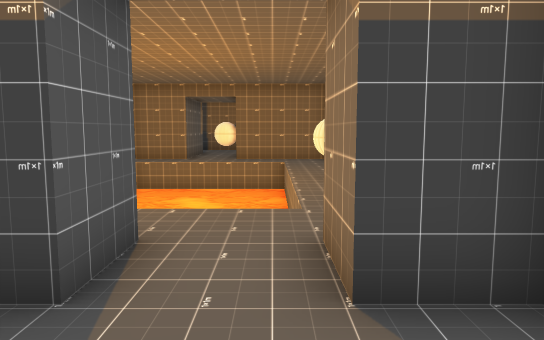
[1] (above)

20 first-person views from a walk through a 3-D level made in the Godot game engine. The camera is 1.2 m above the floor, tilts 6° down and sees 70° across. The floor is counted in squares, 1 m on a side. Each view is taken from the middle of a square. On the plan, view 1 faces up. The plan holds only what a view shows up to about 15 squares ahead; the rest is blank. The place goes on beyond the plan. Characters and animated objects are not drawn. Some surface patterns are stand-ins.

[2]
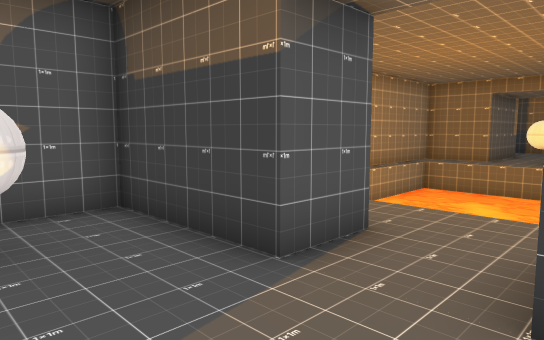

[3]
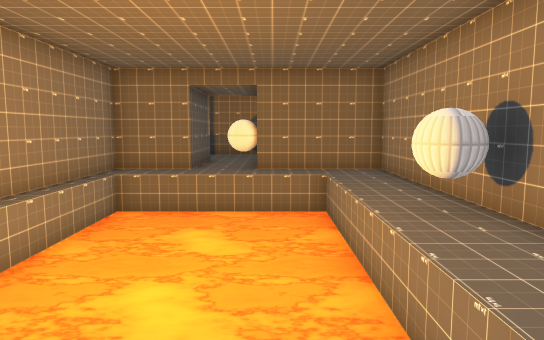

[4]
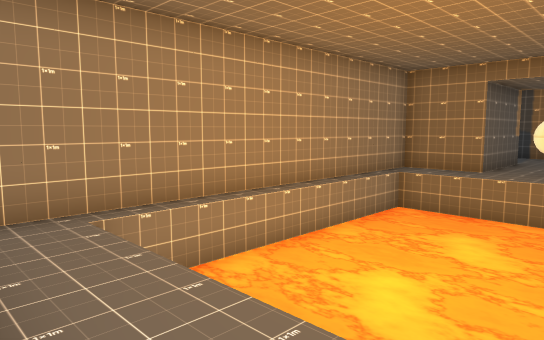

[5]
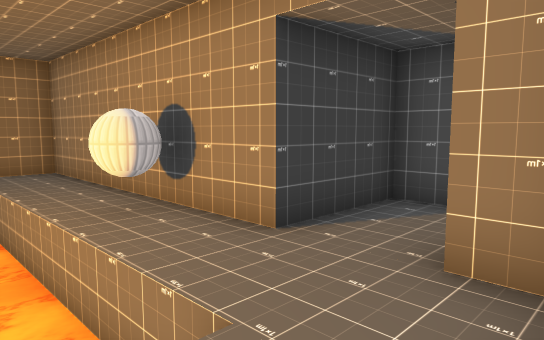

[6]
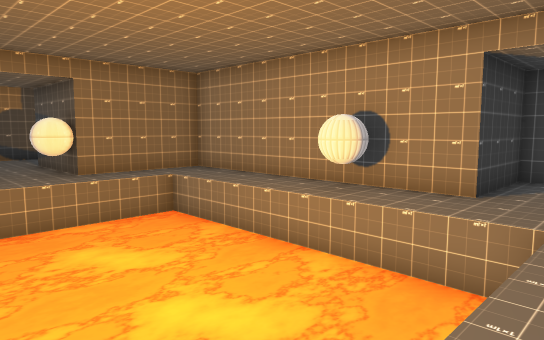

[7]
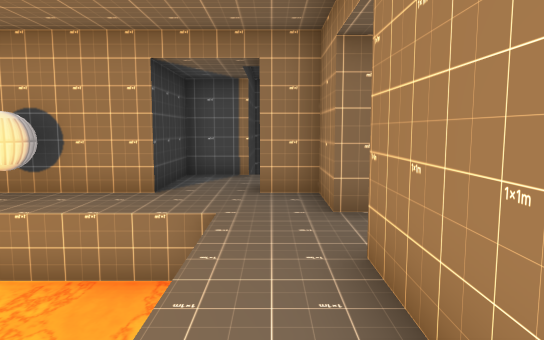

[8]
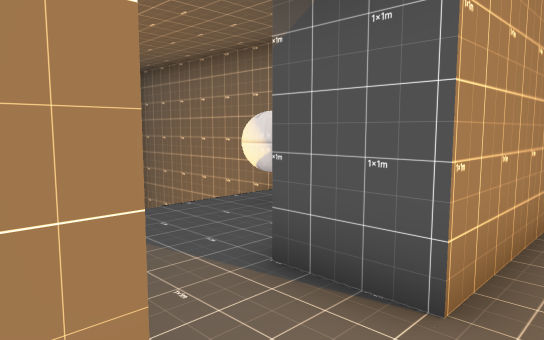

[9]
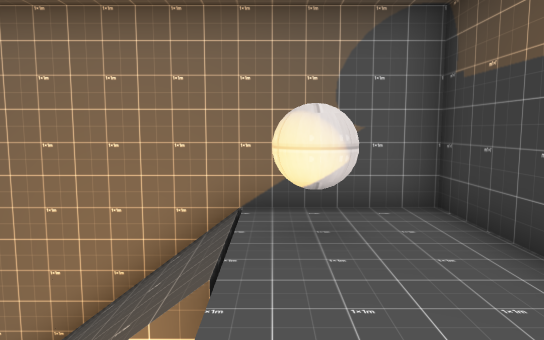

[10]
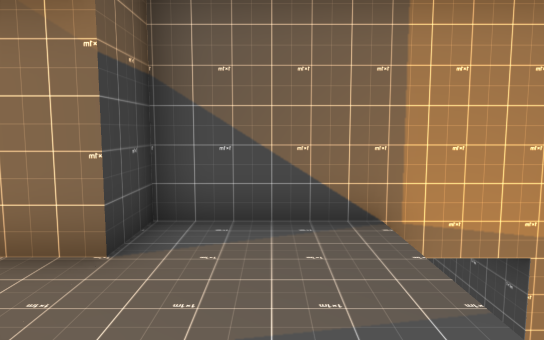

[11]
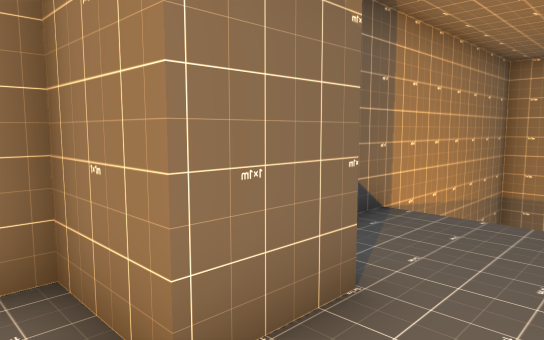

[12]
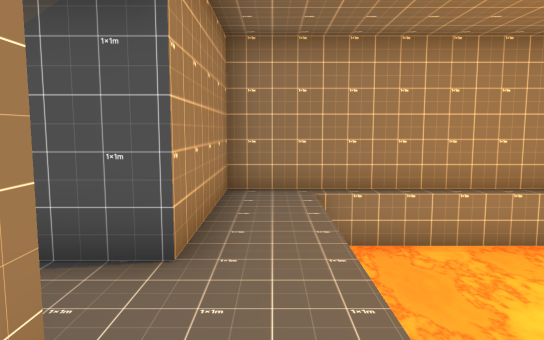

[13]
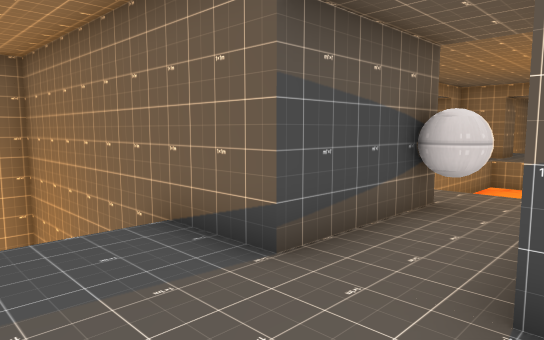

[14]
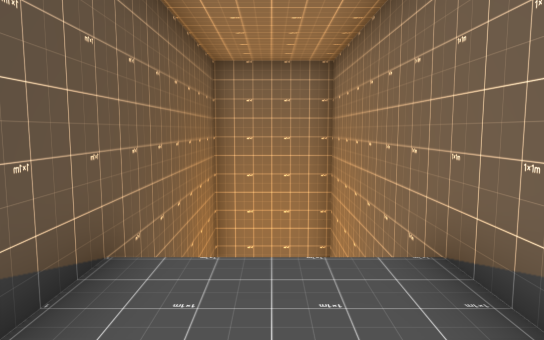

[15]
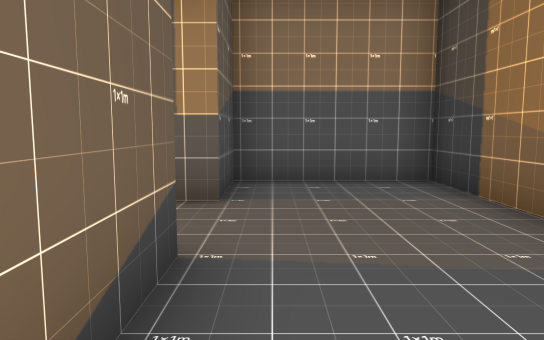

[16]
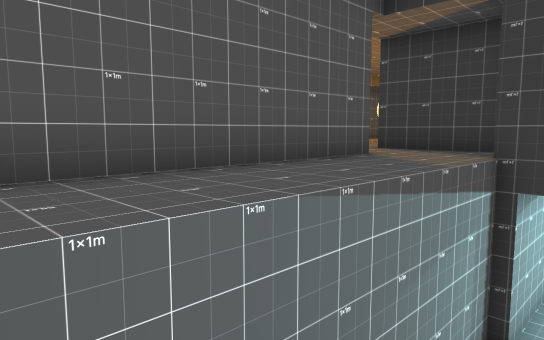

[17]
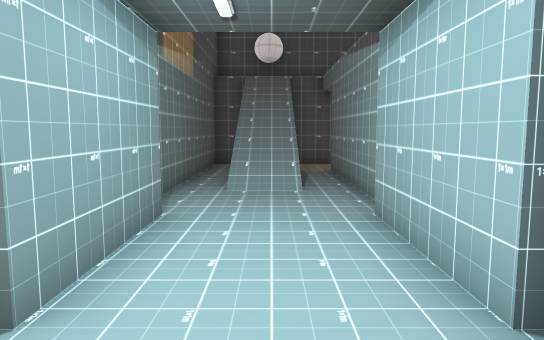

[18]
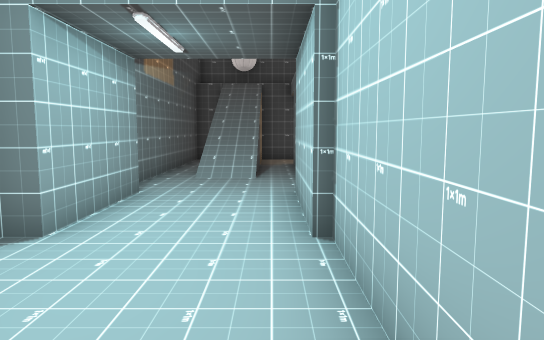

[19]
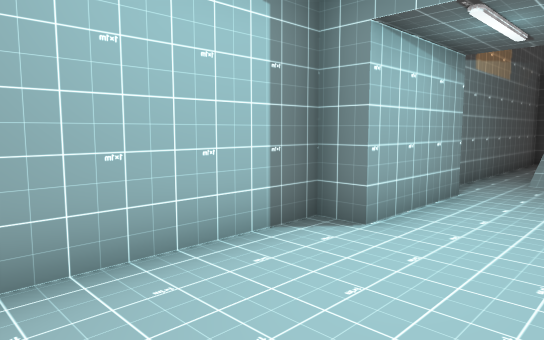

[20]
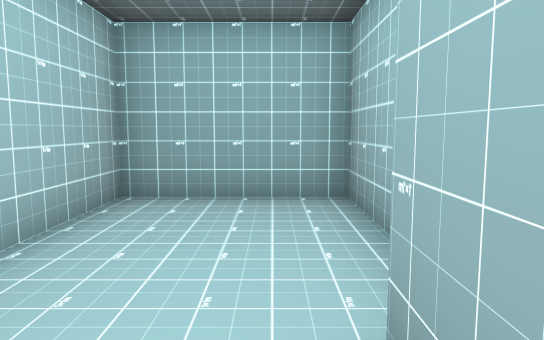

### Floor plan
Key: @ floor where view 1 was taken; # wall or solid block; . main floor; - floor 0.25 m lower than the main floor; _ floor 1 m lower than the main floor; < floor 1.75 m lower than the main floor; ( floor 3 m lower than the main floor; / step, stairs or slope; ≈ liquid the walk keeps out of; O other object.
Columns run from 6 left of view 1 to 10 right of it. Each row starts with its distance up from view 1.
 23  ##############
 22  #...../     ≈
 21  #...../     ≈
 20  #...../     ≈
 19  ##..##########
 18   #..#
 17   #..#
 16 ###.O#####
 15 #........#
 14 #≈≈≈≈≈≈..########
 13 #≈≈≈≈≈≈..###((((#
 12 #≈≈≈≈≈≈..###((((#
 11 #≈≈≈≈≈≈..###((((#
 10 #≈≈≈≈≈≈..###((((#
  9 #≈≈≈≈≈≈.O###(((##
  8 #≈≈≈≈≈≈..###(((#
  7 #≈≈≈≈≈≈..###(((#
  6 #≈≈≈≈≈≈....#(((#
  5 #........#..(((#
  4 #####..###..(((#
  3  ####..###..(//#
  2  #......##..(//#
  1  #......##..(//#
  0  #.O..@.##..(//#
 -1  #--≈   # ./(//#
 -2  #__    #  /(//#
 -3  #<     #    O.#
 -4  #      ########
 -5  #      #
 -6  #      #

Positions as (right, up) in squares from view 1, and headings:
1: (0, 0), facing up
2: (1, 0), facing up-left
3: (-1, 4), facing up
4: (0, 4), facing up-left
5: (-1, 4), facing up-right
6: (-5, 5), facing up-right
7: (-5, 5), facing right
8: (1, 5), facing down-left
9: (1, 0), facing left
10: (-3, 1), facing right
11: (-1, 5), facing down-right
12: (2, 5), facing left
13: (-4, 22), facing down-right
14: (-3, 21), facing right
15: (1, 20), facing left
16: (7, -1), facing up-left
17: (7, 11), facing down
18: (6, 13), facing down
19: (6, 13), facing down-right
20: (8, 7), facing up
